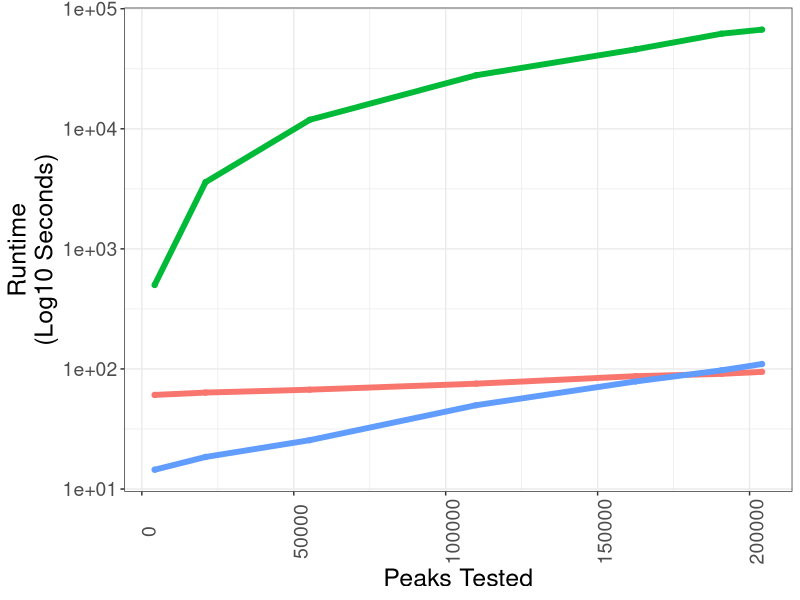

Here is the R script that generated this plot:
##################################################################
##################################################################

### This script generates Panel C results for the 
### MOCHA manuscript. 

##################################################################
##################################################################

require(data.table)
require(ggplot2)
setwd('/home/jupyter/MOCHA_Manuscript/Fig3/panelC_Runtime/')

signac = fread('Seurat_RunTimeAnalysis.csv')
archr = fread('ArchR_RunTime.csv')
MOCHA = fread('MOCHA_runtime.csv')

### format 
signac = signac[, c('TotalPeaks','RunTime')]
signac$Model = 'Signac'

### 
archr$RunTime = archr$RunTime * 60
archr$TotalPeaks = archr$PeakNumber
archr$Model = 'ArchR'
archr = archr[, c('TotalPeaks','RunTime','Model')]

### 
MOCHA$TotalPeaks = MOCHA$PeaksTested
MOCHA = MOCHA[, c('TotalPeaks','RunTime','Model')]

### combined data
combined_df = rbind(archr, signac, MOCHA)
combined_df = combined_df[TotalPeaks > 4000]

combined_df$Model = factor(combined_df$Model,
                           levels=c('ArchR', 'Signac','MOCHA'))

pdf('panelC_runtime.pdf')
p <- ggplot(combined_df,
       aes(x=TotalPeaks,
           y=RunTime,
           col=Model,
           fill=Model)) + geom_point() +geom_line(size=2)+
  scale_y_continuous(trans='log10')+ylab('Runtime\n(Log10 Seconds)')+
  xlab('Peaks Tested')+theme_bw()+
  theme(legend.position = 'none', 
        axis.title.y = element_text(size=18),
        axis.title.x = element_text(size=18),
        strip.text.x = element_text(size=18),
        axis.text.x = element_text(size=14, angle = 90),
        axis.text.y = element_text(size=14),
  )
print(p)

dev.off()

get_ratios <- function(combined_df, ModelComparison){
  
  df = dplyr::left_join(combined_df, 
                        combined_df[Model==ModelComparison], 
                                    by='TotalPeaks')
  
  df$Ratio = df$RunTime.y/df$RunTime.x
  ratios= df$Ratio[df$Model.x=='MOCHA']
  return(ratios)
}

print(get_ratios(combined_df, 'Signac'))
print(get_ratios(combined_df, 'ArchR') )